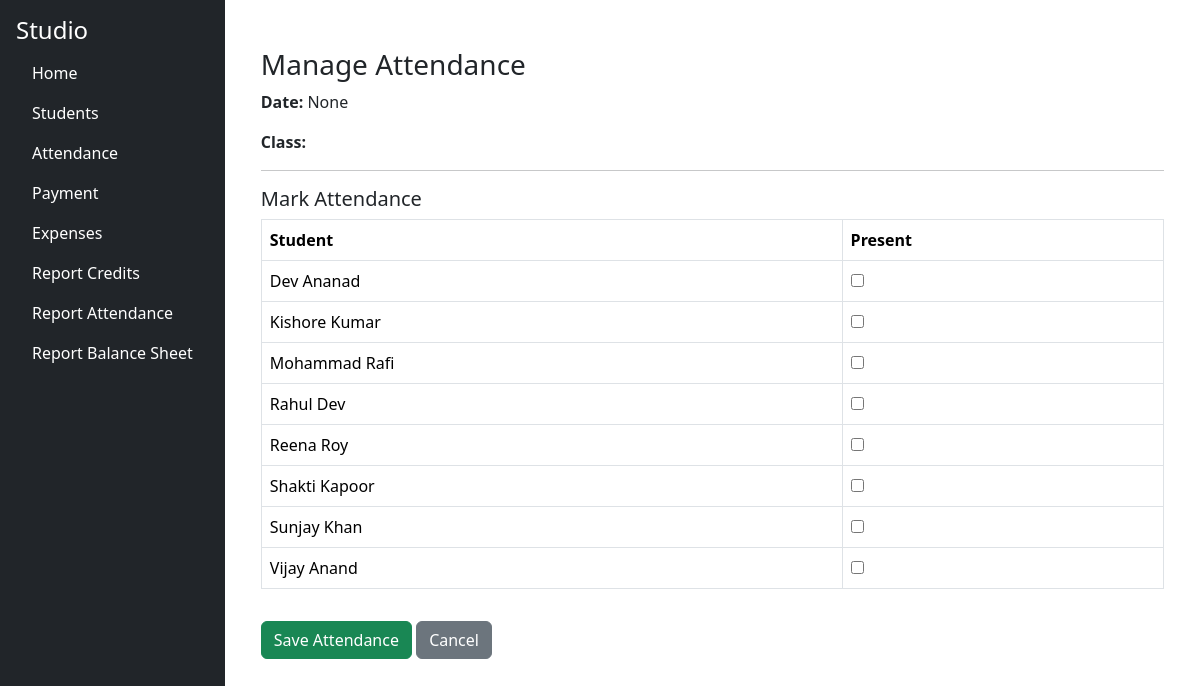
The page /attendance/attendance/manage on the database its author committed.
### tables this page shows
CREATE TABLE students (
        id INTEGER PRIMARY KEY AUTOINCREMENT,
        first_name TEXT,
        last_name TEXT,
        phone TEXT,
        email_id TEXT
    );

### studio/attendance/routes/attendance_routes.py (the view)
@attendance_bp.route("/attendance/manage", methods=["GET", "POST"])
def manage_attendance():
    conn = get_connection()
    cur = conn.cursor()
    if request.method == "POST":
        class_id = request.form.get("class_id")
        attendance_date = request.form.get("attendance_date")
        student_ids = request.form.getlist("students")
        cur.execute("""
            DELETE FROM attendance WHERE class_id = ? AND attendance_date = ?
        """, (class_id, attendance_date))
        for sid in student_ids:
            cur.execute("""
                INSERT INTO attendance (student_id, class_id, attendance_date)
                VALUES (?, ?, ?)
            """, (sid, class_id, attendance_date))
        conn.commit()
        conn.close()
        flash("Attendance updated successfully.", "success")
        return redirect(url_for("attendance_bp.attendance_dashboard"))
    else:
        class_id = request.args.get("class_id")
        attendance_date = request.args.get("attendance_date")
        cur.execute("SELECT id, name FROM class_names ORDER BY name")
        classes = cur.fetchall()
        cur.execute("SELECT id, first_name || ' ' || last_name AS name FROM students ORDER BY name")
        students = cur.fetchall()
        cur.execute("""
            SELECT student_id FROM attendance
            WHERE class_id = ? AND attendance_date = ?
        """, (class_id, attendance_date))
        attended = [str(row[0]) for row in cur.fetchall()]
        conn.close()
        return render_template(
            "attendance_manage.html",
            classes=classes,
            students=students,
            attended=attended,
            selected_class=class_id,
            selected_date=attendance_date
        )

### studio/db/db.py (called while the page is built)
def get_connection():
    conn = sqlite3.connect(DB_PATH)
    conn.row_factory = sqlite3.Row
    return conn

### studio/attendance/templates/attendance_manage.html (shortened to what this page needs)
{% extends "base.html" %}
{% block content %}
<div class="container mt-4">
  <h3>Manage Attendance</h3>
  <form method="post" action="{{ url_for('attendance_bp.manage_attendance') }}">
    <p><strong>Date:</strong> {{ selected_date }}</p>
    <p><strong>Class:</strong>
    </p>
    <hr>
    <h5>Mark Attendance</h5>
    <table class="table table-bordered">
      <thead>
        <tr><th>Student</th><th>Present</th></tr>
      </thead>
      <tbody>
        {% for s in students %}
        <tr>
          <td>{{ s['name'] }}</td>
          <td>
            <input type="checkbox" name="students" value="{{ s['id'] }}"
                   {% if s['id']|string in attended %}checked{% endif %}>
          </td>
        </tr>
        {% endfor %}
      </tbody>
    </table>
    <button type="submit" class="btn btn-success mt-3">Save Attendance</button>
    <a href="{{ url_for('attendance_bp.attendance_dashboard') }}" class="btn btn-secondary mt-3">Cancel</a>
  </form>
</div>
{% endblock %}

### rows shown on the page
students: name "Dev Ananad"
students: name "Kishore Kumar"
students: name "Mohammad Rafi"
students: name "Rahul Dev"
students: name "Reena Roy"
students: name "Shakti Kapoor"
students: name "Sunjay Khan"
students: name "Vijay Anand"

### other values the page prints
{{ selected_date }} "None"
